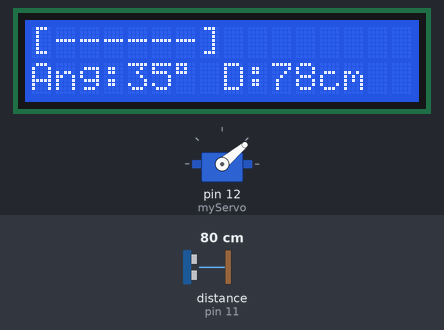
This sketch was run on a simulated Arduino Uno, built with avr-gcc and run on an emulated ATmega328P. Shown: servo, 16×2 character LCD. Wiring (inferred from the names in the program): ultrasonic range finder: trigger pin 10; echo pin 11. The test bench sets the inputs (shaded band); at power-on: distance to the obstacle (sensor on pin 11) 80 cm. The echo pulse lasts 58.3 µs per cm; what the sketch prints to the serial monitor is not drawn.

Above: at 3.2 s.
3.3 s: distance to the obstacle (sensor on pin 11) set to 9 cm
At 3.68 s:
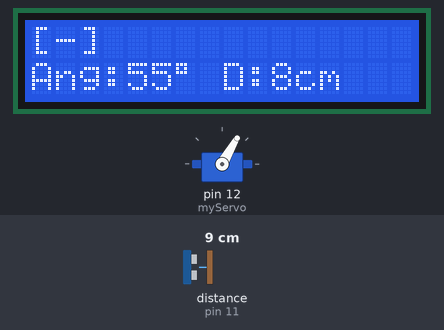
5.4 s: distance to the obstacle (sensor on pin 11) set to 18 cm
At 5.51 s:
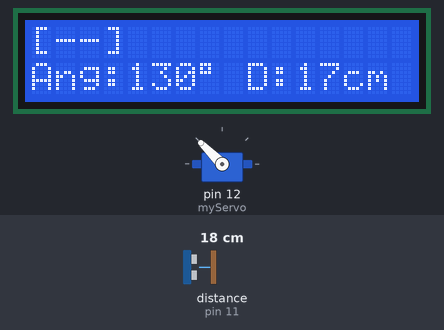
7.4 s: distance to the obstacle (sensor on pin 11) set to 60 cm
At 7.5 s:
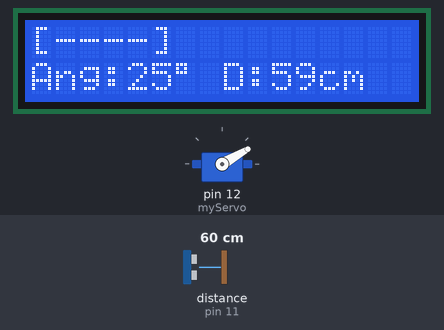
8.9 s: distance to the obstacle (sensor on pin 11) set to 250 cm
At 9.07 s:
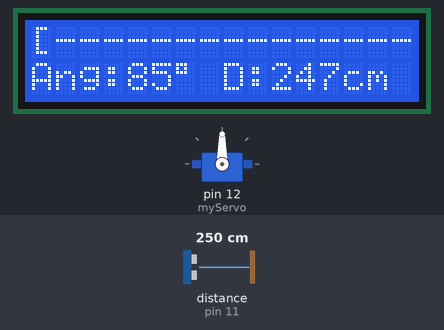
10.4 s: distance to the obstacle (sensor on pin 11) set to 9 cm
At 10.55 s:
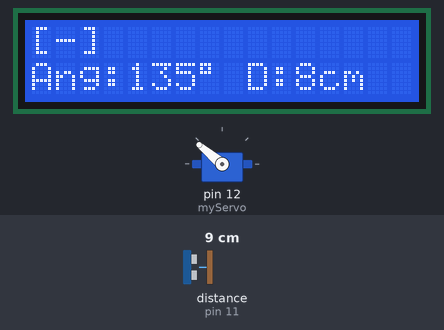
13.4 s: distance to the obstacle (sensor on pin 11) set to 120 cm
At 14.15 s:
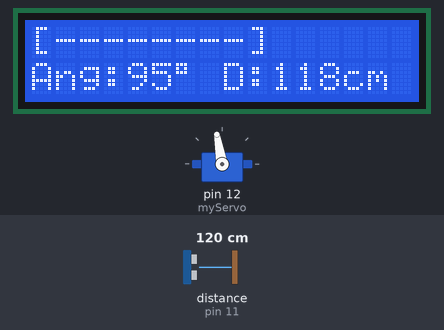
Timing chart, 0 to 17.4 s (numbered marks = the images above; inputs shaded):
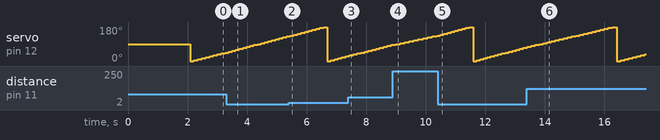

The sketch:

code35.ino
```cpp
#include <Servo.h>
#include <Wire.h>
#include <LiquidCrystal_I2C.h>

LiquidCrystal_I2C lcd(0x27, 16, 2);
Servo myServo;

const int trigPin = 10;
const int echoPin = 11;
long duration;
int distance;

void setup() {
  pinMode(trigPin, OUTPUT);
  pinMode(echoPin, INPUT);
  Serial.begin(9600);

  myServo.attach(12);
  lcd.init();
  lcd.backlight();
  lcd.clear();
  lcd.setCursor(0, 0);
  lcd.print("Radar Sweep Init");
  delay(2000);
  lcd.clear();
}

void loop() {
  for (int angle = 0; angle <= 180; angle += 5) {
    myServo.write(angle);
    delay(100);

    distance = getDistance();

    lcd.clear();
    lcd.setCursor(0, 0);
    lcd.print("[");

    int barLength = map(distance, 0, 200, 1, 14);
    for (int i = 0; i < barLength; i++) lcd.print("-");
    lcd.print("]");

    lcd.setCursor(0, 1);
    lcd.print("Ang:");
    lcd.print(angle);
    lcd.print((char)223);
    lcd.print(" D:");
    lcd.print(distance);
    lcd.print("cm");

    Serial.print("Angle: ");
    Serial.print(angle);
    Serial.print(" | Distance: ");
    Serial.println(distance);
  }
}

int getDistance() {
  digitalWrite(trigPin, LOW); delayMicroseconds(2);
  digitalWrite(trigPin, HIGH); delayMicroseconds(10);
  digitalWrite(trigPin, LOW);
  duration = pulseIn(echoPin, HIGH, 30000);
  if (duration == 0) return 0;
  return duration * 0.034 / 2;
}
```
